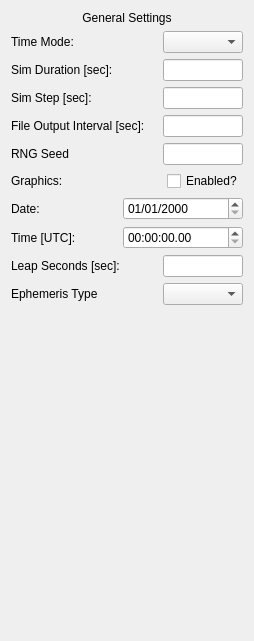
  <widget class="QWidget" name="verticalLayoutWidget_2">
   <property name="geometry">
    <rect>
     <x>10</x>
     <y>10</y>
     <width>254</width>
     <height>641</height>
    </rect>
   </property>
   <layout class="QVBoxLayout" name="verticalLayout_2">
    <item>
     <widget class="QLabel" name="label_41">
      <property name="text">
       <string>General Settings</string>
      </property>
      <property name="alignment">
       <set>Qt::AlignCenter</set>
      </property>
     </widget>
    </item>
    <item>
     <layout class="QHBoxLayout" name="horizontalLayout">
      <item>
       <widget class="QLabel" name="label">
        <property name="text">
         <string>Time Mode:</string>
        </property>
       </widget>
      </item>
      <item>
       <spacer name="horizontalSpacer">
        <property name="orientation">
         <enum>Qt::Horizontal</enum>
        </property>
        <property name="sizeHint" stdset="0">
         <size>
          <width>40</width>
          <height>20</height>
         </size>
        </property>
       </spacer>
      </item>
      <item>
       <widget class="QComboBox" name="simTimeMode">
        <property name="minimumSize">
         <size>
          <width>80</width>
          <height>0</height>
         </size>
        </property>
        <property name="maximumSize">
         <size>
          <width>80</width>
          <height>16777215</height>
         </size>
        </property>
       </widget>
      </item>
     </layout>
    </item>
    <item>
     <layout class="QHBoxLayout" name="horizontalLayout_5">
      <item>
       <widget class="QLabel" name="label_5">
        <property name="text">
         <string>Sim Duration [sec]:</string>
        </property>
       </widget>
      </item>
      <item>
       <spacer name="horizontalSpacer_5">
        <property name="orientation">
         <enum>Qt::Horizontal</enum>
        </property>
        <property name="sizeHint" stdset="0">
         <size>
          <width>40</width>
          <height>20</height>
         </size>
        </property>
       </spacer>
      </item>
      <item>
       <widget class="QLineEdit" name="simSimDur">
        <property name="minimumSize">
         <size>
          <width>80</width>
          <height>0</height>
         </size>
        </property>
        <property name="maximumSize">
         <size>
          <width>80</width>
          <height>16777215</height>
         </size>
        </property>
       </widget>
      </item>
     </layout>
    </item>
    <item>
     <layout class="QHBoxLayout" name="horizontalLayout_8">
      <item>
       <widget class="QLabel" name="label_10">
        <property name="text">
         <string>Sim Step [sec]:</string>
        </property>
       </widget>
      </item>
      <item>
       <spacer name="horizontalSpacer_8">
        <property name="orientation">
         <enum>Qt::Horizontal</enum>
        </property>
        <property name="sizeHint" stdset="0">
         <size>
          <width>40</width>
          <height>20</height>
         </size>
        </property>
       </spacer>
      </item>
      <item>
       <widget class="QLineEdit" name="simSimStep">
        <property name="minimumSize">
         <size>
          <width>80</width>
          <height>0</height>
         </size>
        </property>
        <property name="maximumSize">
         <size>
          <width>80</width>
          <height>16777215</height>
         </size>
        </property>
       </widget>
      </item>
     </layout>
    </item>
    <item>
     <layout class="QHBoxLayout" name="horizontalLayout_6">
      <item>
       <widget class="QLabel" name="label_6">
        <property name="text">
         <string>File Output Interval [sec]:</string>
        </property>
       </widget>
      </item>
      <item>
       <spacer name="horizontalSpacer_6">
        <property name="orientation">
         <enum>Qt::Horizontal</enum>
        </property>
        <property name="sizeHint" stdset="0">
         <size>
          <width>40</width>
          <height>20</height>
         </size>
        </property>
       </spacer>
      </item>
      <item>
       <widget class="QLineEdit" name="simFileInterval">
        <property name="minimumSize">
         <size>
          <width>80</width>
          <height>0</height>
         </size>
        </property>
        <property name="maximumSize">
         <size>
          <width>80</width>
          <height>16777215</height>
         </size>
        </property>
       </widget>
      </item>
     </layout>
    </item>
    <item>
     <layout class="QHBoxLayout" name="horizontalLayout_7">
      <item>
       <widget class="QLabel" name="label_7">
        <property name="text">
         <string>RNG Seed</string>
        </property>
       </widget>
      </item>
      <item>
       <spacer name="horizontalSpacer_7">
        <property name="orientation">
         <enum>Qt::Horizontal</enum>
        </property>
        <property name="sizeHint" stdset="0">
         <size>
          <width>40</width>
          <height>20</height>
         </size>
        </property>
       </spacer>
      </item>
      <item>
       <widget class="QLineEdit" name="simRNGSeed">
        <property name="minimumSize">
         <size>
          <width>80</width>
          <height>0</height>
         </size>
        </property>
        <property name="maximumSize">
         <size>
          <width>80</width>
          <height>16777215</height>
         </size>
        </property>
       </widget>
      </item>
     </layout>
    </item>
    <item>
     <layout class="QHBoxLayout" name="horizontalLayout_3">
      <item>
       <widget class="QLabel" name="label_3">
        <property name="text">
         <string>Graphics:</string>
        </property>
       </widget>
      </item>
      <item>
       <spacer name="horizontalSpacer_3">
        <property name="orientation">
         <enum>Qt::Horizontal</enum>
        </property>
        <property name="sizeHint" stdset="0">
         <size>
          <width>40</width>
          <height>20</height>
         </size>
        </property>
       </spacer>
      </item>
      <item>
       <widget class="QCheckBox" name="simGraphicsEn">
        <property name="text">
         <string>Enabled?</string>
        </property>
       </widget>
      </item>
     </layout>
    </item>
    <item>
     <layout class="QHBoxLayout" name="horizontalLayout_9">
      <item>
       <widget class="QLabel" name="label_9">
        <property name="text">
         <string>Date:</string>
        </property>
       </widget>
      </item>
      <item>
       <spacer name="horizontalSpacer_4">
        <property name="orientation">
         <enum>Qt::Horizontal</enum>
        </property>
        <property name="sizeHint" stdset="0">
         <size>
          <width>40</width>
          <height>20</height>
         </size>
        </property>
       </spacer>
      </item>
      <item>
       <widget class="QDateEdit" name="simDate">
        <property name="minimumSize">
         <size>
          <width>120</width>
          <height>0</height>
         </size>
        </property>
        <property name="maximumSize">
         <size>
          <width>120</width>
          <height>16777215</height>
         </size>
        </property>
        <property name="displayFormat">
         <string>MM/dd/yyyy</string>
        </property>
       </widget>
      </item>
     </layout>
    </item>
    <item>
     <layout class="QHBoxLayout" name="horizontalLayout_2">
      <item>
       <widget class="QLabel" name="label_47">
        <property name="text">
         <string>Time [UTC]:</string>
        </property>
       </widget>
      </item>
      <item>
       <spacer name="horizontalSpacer_2">
        <property name="orientation">
         <enum>Qt::Horizontal</enum>
        </property>
        <property name="sizeHint" stdset="0">
         <size>
          <width>40</width>
          <height>20</height>
         </size>
        </property>
       </spacer>
      </item>
      <item>
       <widget class="QTimeEdit" name="simTime">
        <property name="minimumSize">
         <size>
          <width>120</width>
          <height>0</height>
         </size>
        </property>
        <property name="maximumSize">
         <size>
          <width>120</width>
          <height>16777215</height>
         </size>
        </property>
        <property name="displayFormat">
         <string>hh:mm:ss.zz</string>
        </property>
       </widget>
      </item>
     </layout>
    </item>
    <item>
     <layout class="QHBoxLayout" name="horizontalLayout_11">
      <item>
       <widget class="QLabel" name="label_11">
        <property name="text">
         <string>Leap Seconds [sec]:</string>
        </property>
       </widget>
      </item>
      <item>
       <spacer name="horizontalSpacer_11">
        <property name="orientation">
         <enum>Qt::Horizontal</enum>
        </property>
        <property name="sizeHint" stdset="0">
         <size>
          <width>40</width>
          <height>20</height>
         </size>
        </property>
       </spacer>
      </item>
      <item>
       <widget class="QLineEdit" name="simLeapSec">
        <property name="minimumSize">
         <size>
          <width>80</width>
          <height>0</height>
         </size>
        </property>
        <property name="maximumSize">
         <size>
          <width>80</width>
          <height>16777215</height>
         </size>
        </property>
       </widget>
      </item>
     </layout>
    </item>
    <item>
     <layout class="QHBoxLayout" name="horizontalLayout_40">
      <item>
       <widget class="QLabel" name="label_37">
        <property name="text">
         <string>Ephemeris Type</string>
        </property>
       </widget>
      </item>
      <item>
       <spacer name="horizontalSpacer_40">
        <property name="orientation">
         <enum>Qt::Horizontal</enum>
        </property>
        <property name="sizeHint" stdset="0">
         <size>
          <width>40</width>
          <height>20</height>
         </size>
        </property>
       </spacer>
      </item>
      <item>
       <widget class="QComboBox" name="simEphem">
        <property name="minimumSize">
         <size>
          <width>80</width>
          <height>0</height>
         </size>
        </property>
        <property name="maximumSize">
         <size>
          <width>80</width>
          <height>16777215</height>
         </size>
        </property>
       </widget>
      </item>
     </layout>
    </item>
    <item>
     <spacer name="verticalSpacer">
      <property name="orientation">
       <enum>Qt::Vertical</enum>
      </property>
      <property name="sizeHint" stdset="0">
       <size>
        <width>20</width>
        <height>40</height>
       </size>
      </property>
     </spacer>
    </item>
   </layout>
  </widget>
